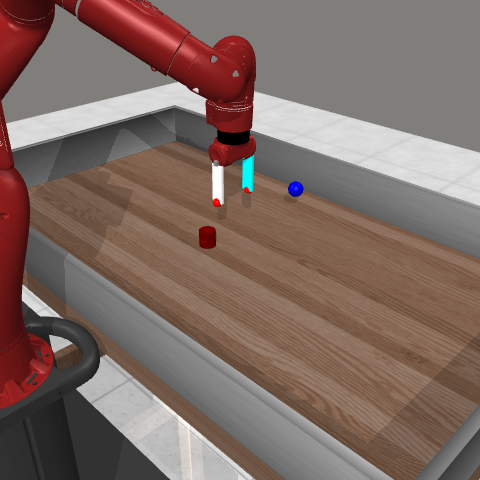
#> input picture results/figures/recovery_operation_sequence_frames/02_act_disturbance_seed8300042_t003.png, 480 x 480 px
$ python round_keyframes.py
#> lines starting #> are read from the running program, lines starting #| are printed output that depends on the picture; after the words box and inside, x2 and y2 are one past the last pixel; in counts of white or black regions, pixels touching at a corner belong together
#!/usr/bin/env python3
"""Create rounded-corner copies of the qualitative keyframes (originals kept)."""

from __future__ import annotations

from pathlib import Path

from PIL import Image, ImageDraw

ROOT = Path(__file__).resolve().parents[1]
SRC = ROOT / "results" / "figures" / "recovery_operation_sequence_frames"
DST = ROOT / "results" / "figures" / "recovery_operation_sequence_frames_rounded"
RADIUS = 28
USED_FRAME_NAMES = (
    "02_act_disturbance_seed8300042_t003.png",
    "04_act_failure_seed8300042_t200.png",
    "05_reim_trigger_seed8300042_t009.png",
    "07_reim_transport_seed8300042_t051.png",
)


def rounded(path: Path, out: Path) -> None:
    img = Image.open(path).convert("RGBA")
    mask = Image.new("L", img.size, 0)
#> mask: PIL image 480x480 L; every value is 0
    draw = ImageDraw.Draw(mask)
    draw.rounded_rectangle((0, 0, img.size[0], img.size[1]), radius=RADIUS, fill=255)
    img.putalpha(mask)
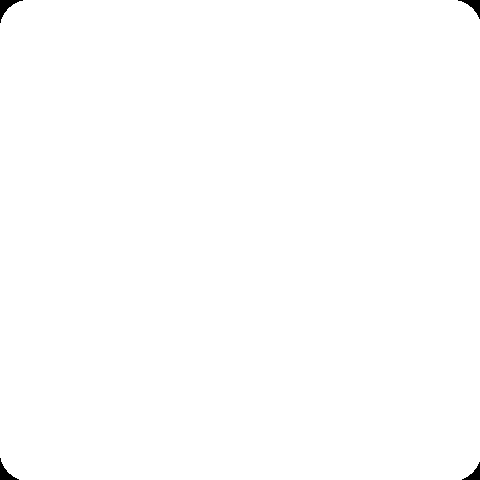
#> mask: PIL image 480x480 L; 99.7% white; 4 black regions, box (x1, y1, x2, y2) and area: (0, 0, 23, 23) 174, (458, 0, 480, 19) 151, (0, 458, 19, 480) 151, (462, 462, 480, 480) 129
    img.save(out)


def main() -> None:
    DST.mkdir(exist_ok=True)
    count = 0
    for name in USED_FRAME_NAMES:
        path = SRC / name
        if not path.is_file():
            raise FileNotFoundError(f"Missing source keyframe: {path}")
        rounded(path, DST / path.name)
        count += 1
    print(f"rounded {count} frames -> {DST}")


if __name__ == "__main__":
    main()
